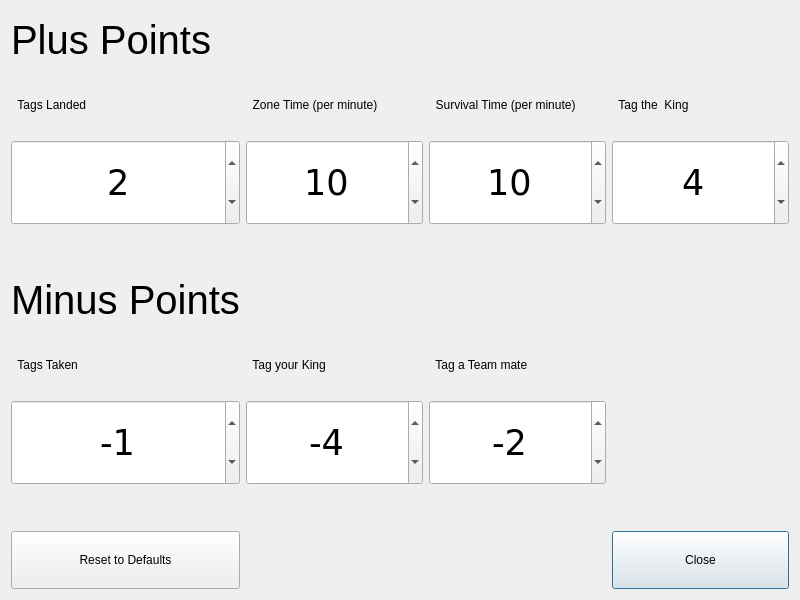
<?xml version="1.0" encoding="UTF-8"?>
<ui version="4.0">
 <class>SetScoreParameters</class>
 <widget class="QDialog" name="SetScoreParameters">
  <property name="geometry">
   <rect>
    <x>0</x>
    <y>0</y>
    <width>800</width>
    <height>600</height>
   </rect>
  </property>
  <property name="windowTitle">
   <string>Dialog</string>
  </property>
  <property name="styleSheet">
   <string notr="true"/>
  </property>
  <layout class="QGridLayout" name="gridLayout">
   <item row="13" column="0">
    <spacer name="verticalSpacer">
     <property name="orientation">
      <enum>Qt::Vertical</enum>
     </property>
     <property name="sizeType">
      <enum>QSizePolicy::Minimum</enum>
     </property>
     <property name="sizeHint" stdset="0">
      <size>
       <width>20</width>
       <height>40</height>
      </size>
     </property>
    </spacer>
   </item>
   <item row="2" column="0">
    <widget class="QSpinBox" name="spinBox_TagsLandedPoints">
     <property name="sizePolicy">
      <sizepolicy hsizetype="Preferred" vsizetype="Preferred">
       <horstretch>0</horstretch>
       <verstretch>0</verstretch>
      </sizepolicy>
     </property>
     <property name="minimumSize">
      <size>
       <width>0</width>
       <height>85</height>
      </size>
     </property>
     <property name="font">
      <font>
       <family>Verdana</family>
       <pointsize>26</pointsize>
      </font>
     </property>
     <property name="alignment">
      <set>Qt::AlignCenter</set>
     </property>
     <property name="buttonSymbols">
      <enum>QAbstractSpinBox::UpDownArrows</enum>
     </property>
     <property name="maximum">
      <number>10</number>
     </property>
     <property name="value">
      <number>2</number>
     </property>
    </widget>
   </item>
   <item row="14" column="0">
    <widget class="QLabel" name="label_9">
     <property name="font">
      <font>
       <pointsize>30</pointsize>
      </font>
     </property>
     <property name="text">
      <string>Minus Points</string>
     </property>
    </widget>
   </item>
   <item row="20" column="3">
    <widget class="QPushButton" name="btn_Close">
     <property name="sizePolicy">
      <sizepolicy hsizetype="Minimum" vsizetype="Preferred">
       <horstretch>0</horstretch>
       <verstretch>0</verstretch>
      </sizepolicy>
     </property>
     <property name="text">
      <string>Close</string>
     </property>
    </widget>
   </item>
   <item row="15" column="0">
    <widget class="QLabel" name="label_2">
     <property name="text">
      <string>  Tags Taken</string>
     </property>
    </widget>
   </item>
   <item row="2" column="1">
    <widget class="QSpinBox" name="spinBox_ZoneTimePoints">
     <property name="sizePolicy">
      <sizepolicy hsizetype="Preferred" vsizetype="Preferred">
       <horstretch>0</horstretch>
       <verstretch>0</verstretch>
      </sizepolicy>
     </property>
     <property name="minimumSize">
      <size>
       <width>0</width>
       <height>85</height>
      </size>
     </property>
     <property name="font">
      <font>
       <family>Verdana</family>
       <pointsize>26</pointsize>
      </font>
     </property>
     <property name="alignment">
      <set>Qt::AlignCenter</set>
     </property>
     <property name="maximum">
      <number>99</number>
     </property>
     <property name="value">
      <number>10</number>
     </property>
    </widget>
   </item>
   <item row="1" column="2">
    <widget class="QLabel" name="label_4">
     <property name="text">
      <string>  Survival Time (per minute)</string>
     </property>
    </widget>
   </item>
   <item row="15" column="1">
    <widget class="QLabel" name="label_7">
     <property name="text">
      <string>  Tag your King</string>
     </property>
    </widget>
   </item>
   <item row="16" column="2">
    <widget class="QSpinBox" name="spinBox_TaggedOwnTeamPoints">
     <property name="sizePolicy">
      <sizepolicy hsizetype="Preferred" vsizetype="Preferred">
       <horstretch>0</horstretch>
       <verstretch>0</verstretch>
      </sizepolicy>
     </property>
     <property name="minimumSize">
      <size>
       <width>0</width>
       <height>85</height>
      </size>
     </property>
     <property name="font">
      <font>
       <family>Verdana</family>
       <pointsize>26</pointsize>
      </font>
     </property>
     <property name="alignment">
      <set>Qt::AlignCenter</set>
     </property>
     <property name="minimum">
      <number>-20</number>
     </property>
     <property name="maximum">
      <number>0</number>
     </property>
     <property name="value">
      <number>-2</number>
     </property>
    </widget>
   </item>
   <item row="2" column="3">
    <widget class="QSpinBox" name="spinBox_HitTheKingPoints">
     <property name="sizePolicy">
      <sizepolicy hsizetype="Preferred" vsizetype="Preferred">
       <horstretch>0</horstretch>
       <verstretch>0</verstretch>
      </sizepolicy>
     </property>
     <property name="minimumSize">
      <size>
       <width>0</width>
       <height>85</height>
      </size>
     </property>
     <property name="font">
      <font>
       <family>Verdana</family>
       <pointsize>26</pointsize>
      </font>
     </property>
     <property name="alignment">
      <set>Qt::AlignCenter</set>
     </property>
     <property name="maximum">
      <number>50</number>
     </property>
     <property name="value">
      <number>4</number>
     </property>
    </widget>
   </item>
   <item row="2" column="2">
    <widget class="QSpinBox" name="spinBox_SurvivalMinutePoints">
     <property name="sizePolicy">
      <sizepolicy hsizetype="Preferred" vsizetype="Preferred">
       <horstretch>0</horstretch>
       <verstretch>0</verstretch>
      </sizepolicy>
     </property>
     <property name="minimumSize">
      <size>
       <width>0</width>
       <height>85</height>
      </size>
     </property>
     <property name="font">
      <font>
       <family>Verdana</family>
       <pointsize>26</pointsize>
      </font>
     </property>
     <property name="alignment">
      <set>Qt::AlignCenter</set>
     </property>
     <property name="value">
      <number>10</number>
     </property>
    </widget>
   </item>
   <item row="15" column="2">
    <widget class="QLabel" name="label_6">
     <property name="text">
      <string>  Tag a Team mate</string>
     </property>
    </widget>
   </item>
   <item row="16" column="0">
    <widget class="QSpinBox" name="spinBox_TagsTakenPoints">
     <property name="sizePolicy">
      <sizepolicy hsizetype="Preferred" vsizetype="Preferred">
       <horstretch>0</horstretch>
       <verstretch>0</verstretch>
      </sizepolicy>
     </property>
     <property name="minimumSize">
      <size>
       <width>0</width>
       <height>85</height>
      </size>
     </property>
     <property name="font">
      <font>
       <family>Verdana</family>
       <pointsize>26</pointsize>
      </font>
     </property>
     <property name="alignment">
      <set>Qt::AlignCenter</set>
     </property>
     <property name="minimum">
      <number>-10</number>
     </property>
     <property name="maximum">
      <number>0</number>
     </property>
     <property name="value">
      <number>-1</number>
     </property>
    </widget>
   </item>
   <item row="1" column="0">
    <widget class="QLabel" name="label">
     <property name="text">
      <string>  Tags Landed</string>
     </property>
    </widget>
   </item>
   <item row="1" column="1">
    <widget class="QLabel" name="label_3">
     <property name="text">
      <string>  Zone Time (per minute)</string>
     </property>
    </widget>
   </item>
   <item row="0" column="0">
    <widget class="QLabel" name="label_8">
     <property name="font">
      <font>
       <pointsize>30</pointsize>
      </font>
     </property>
     <property name="text">
      <string>Plus Points</string>
     </property>
    </widget>
   </item>
   <item row="1" column="3">
    <widget class="QLabel" name="label_5">
     <property name="text">
      <string>  Tag the  King</string>
     </property>
    </widget>
   </item>
   <item row="19" column="0">
    <spacer name="verticalSpacer_2">
     <property name="orientation">
      <enum>Qt::Vertical</enum>
     </property>
     <property name="sizeType">
      <enum>QSizePolicy::Minimum</enum>
     </property>
     <property name="sizeHint" stdset="0">
      <size>
       <width>20</width>
       <height>40</height>
      </size>
     </property>
    </spacer>
   </item>
   <item row="16" column="1">
    <widget class="QSpinBox" name="spinBox_HitOwnKingPoints">
     <property name="sizePolicy">
      <sizepolicy hsizetype="Preferred" vsizetype="Preferred">
       <horstretch>0</horstretch>
       <verstretch>0</verstretch>
      </sizepolicy>
     </property>
     <property name="minimumSize">
      <size>
       <width>0</width>
       <height>85</height>
      </size>
     </property>
     <property name="font">
      <font>
       <family>Verdana</family>
       <pointsize>26</pointsize>
      </font>
     </property>
     <property name="alignment">
      <set>Qt::AlignCenter</set>
     </property>
     <property name="minimum">
      <number>-40</number>
     </property>
     <property name="maximum">
      <number>0</number>
     </property>
     <property name="value">
      <number>-4</number>
     </property>
    </widget>
   </item>
   <item row="20" column="0">
    <widget class="QPushButton" name="btn_ResetDefaults">
     <property name="sizePolicy">
      <sizepolicy hsizetype="Minimum" vsizetype="Preferred">
       <horstretch>0</horstretch>
       <verstretch>0</verstretch>
      </sizepolicy>
     </property>
     <property name="text">
      <string>Reset to Defaults</string>
     </property>
    </widget>
   </item>
  </layout>
 </widget>
 <resources/>
 <connections/>
</ui>
